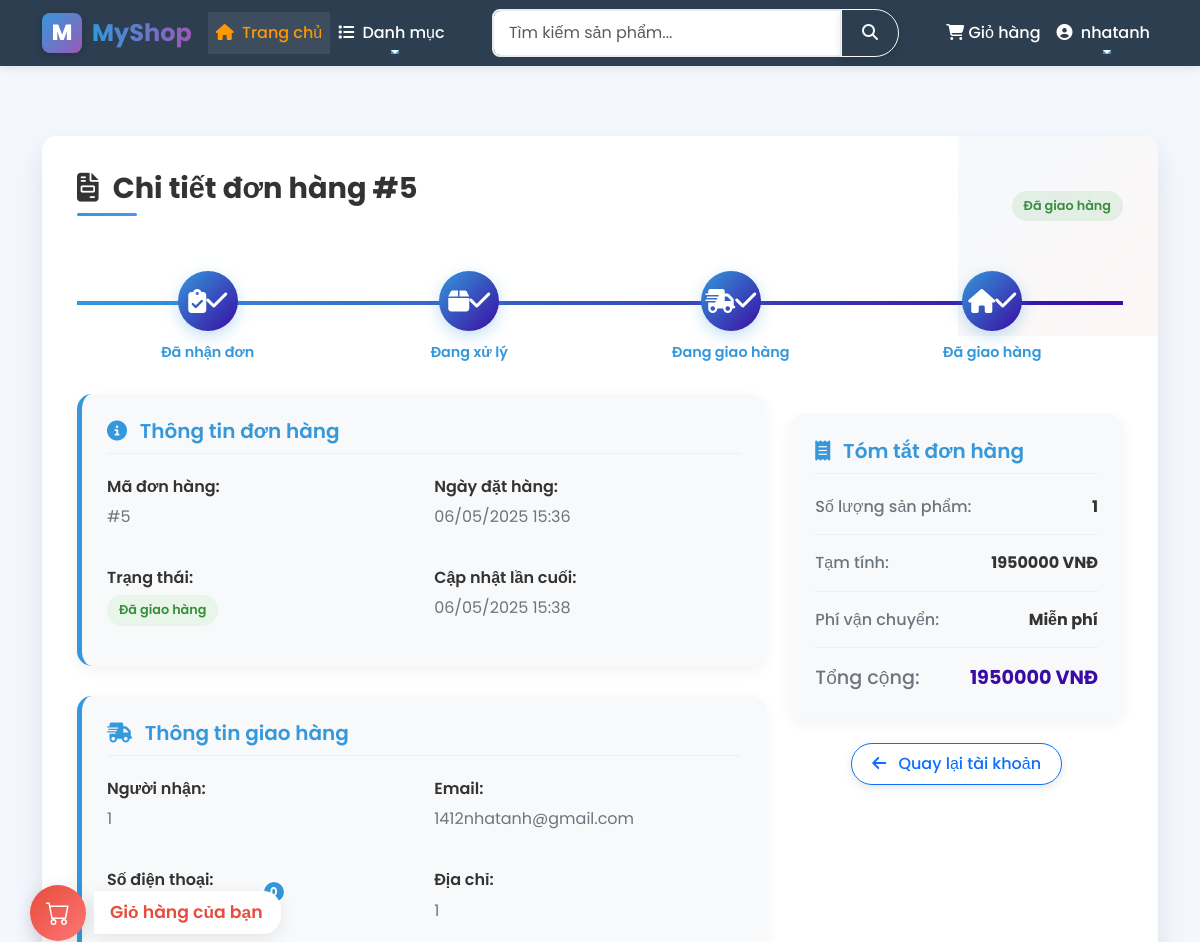
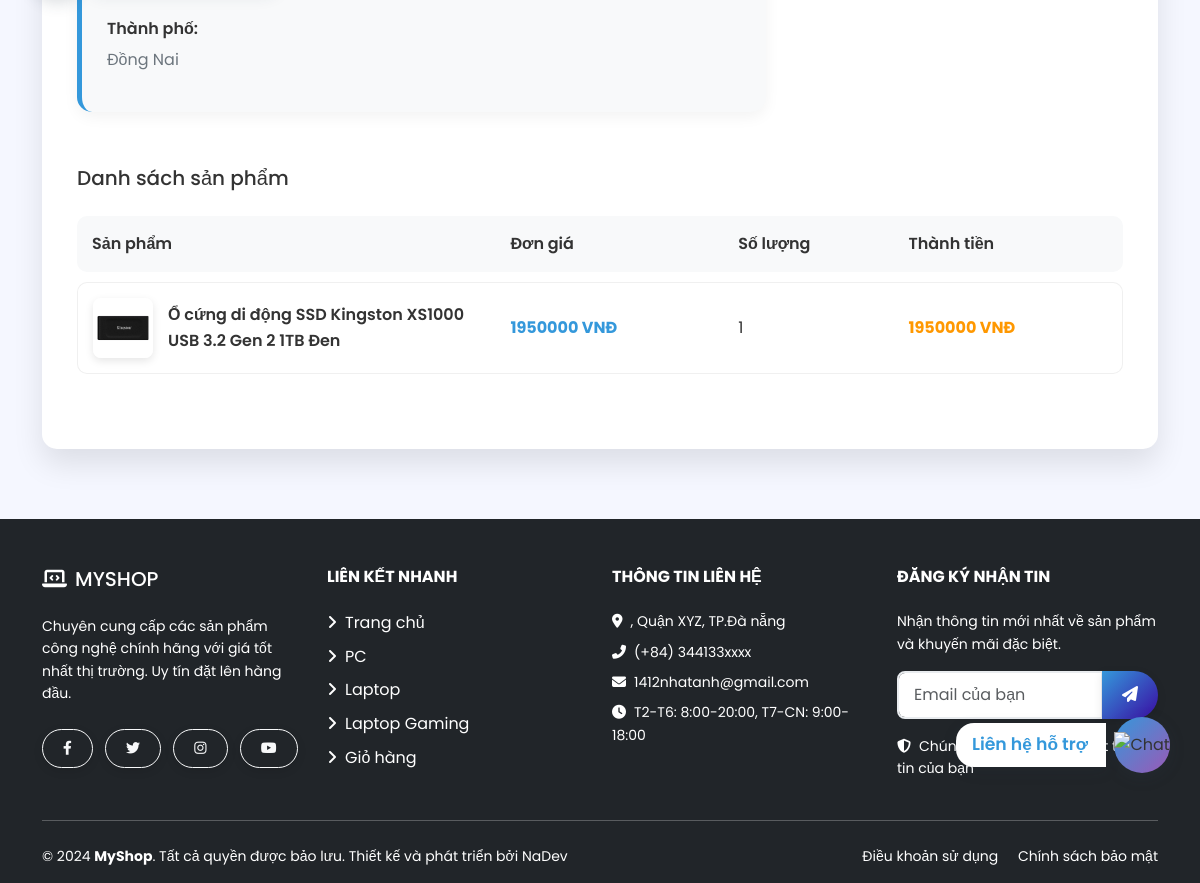
The page /order/5/ (signed in) on the database its author committed (2 pictures, top to bottom).
### shop/models.py (models this page shows, shortened)
class Order(models.Model):
    STATUS_CHOICES = (
        ('pending', 'Chờ xác nhận'),
        ('processing', 'Đang xử lý'),
        ('shipped', 'Đang giao hàng'),
        ('delivered', 'Đã giao hàng'),
        ('cancelled', 'Đã hủy'),
    )
    user = models.ForeignKey(User, on_delete=models.CASCADE, related_name='orders')
    full_name = models.CharField(max_length=100)
    email = models.EmailField()
    phone = models.CharField(max_length=15)
    address = models.TextField()
    city = models.CharField(max_length=100)
    status = models.CharField(max_length=20, choices=STATUS_CHOICES, default='pending')
    total_amount = models.DecimalField(max_digits=12, decimal_places=2)
    created_at = models.DateTimeField(auto_now_add=True)
    updated_at = models.DateTimeField(auto_now=True)
    class Meta:
        ordering = ['-created_at']
    @property
    def get_status_display_vi(self):
        status_map = dict(self.STATUS_CHOICES)
        return status_map.get(self.status, self.status)

class OrderItem(models.Model):
    order = models.ForeignKey(Order, on_delete=models.CASCADE, related_name='items')
    product = models.ForeignKey(Product, on_delete=models.SET_NULL, null=True)
    product_name = models.CharField(max_length=200)  # Lưu tên sản phẩm để phòng trường hợp sản phẩm bị xóa
    product_price = models.DecimalField(max_digits=10, decimal_places=2)  # Lưu giá sản phẩm tại thời điểm mua
    quantity = models.PositiveIntegerField(default=1)
    @property
    def get_total(self):
        return self.product_price * self.quantity

class Product(models.Model):
    CATEGORY_CHOICES = [
        ('PC', 'PC'),
        ('Laptop', 'Laptop'),
        ('Laptop Gaming', 'Laptop Gaming'),
        ('Laptop office', 'Laptop Văn Phòng'),
        ('phụ kiện máy tính', 'Phụ kiện máy tính'),
    ]
    name = models.CharField(max_length=200)
    category = models.CharField(max_length=20, choices=CATEGORY_CHOICES)
    price = models.DecimalField(max_digits=10, decimal_places=2)
    description = models.TextField()
    image = models.ImageField(upload_to='products/')
    created_at = models.DateTimeField(auto_now_add=True)
    colors = models.CharField(max_length=200, blank=True, help_text="Các màu sắc, phân cách bằng dấu phẩy")
    rating = models.DecimalField(max_digits=3, decimal_places=1, default=0.0,
                               help_text="Đánh giá trung bình (0.0-5.0)")
    rating_count = models.IntegerField(default=0, help_text="Số lượng đánh giá")

### shop/views.py (the view)
# urls.py: path('order/<int:order_id>/', order_detail, name='order_detail'),
@login_required(login_url='login')
def order_detail(request, order_id):
    order = get_object_or_404(Order, id=order_id, user=request.user)
    order_items = OrderItem.objects.filter(order=order)
    context = {
        'order': order,
        'order_items': order_items,
    }
    return render(request, 'shop/order_detail.html', context)

### shop/templates/shop/order_detail.html (shortened to what this page needs)
{% extends 'shop/base.html' %}
{% load static %}
{% block content %}
<div class="order-detail-section">
    <div class="d-flex justify-content-between align-items-center mb-4">
        <h1 class="page-title">
            <i class="fas fa-file-invoice me-2"></i> Chi tiết đơn hàng #{{ order.id }}
        </h1>
        <span class="status-badge status-{{ order.status }}">
            {{ order.get_status_display_vi }}
        </span>
    </div>
    <div class="progress-track-container">
        <div class="progress-track">
            <div class="progress-line" id="progress-line"></div>
            <div class="progress-step {% if order.status == 'pending' or order.status == 'processing' or order.status == 'shipped' or order.status == 'delivered' %}active{% endif %} {% if order.status == 'processing' or order.status == 'shipped' or order.status == 'delivered' %}completed{% endif %}" data-step="1">
                <div class="progress-step-icon">
                    <i class="fas fa-clipboard-check"></i>
                </div>
                <div class="progress-step-text">Đã nhận đơn</div>
            </div>
            <div class="progress-step {% if order.status == 'processing' or order.status == 'shipped' or order.status == 'delivered' %}active{% endif %} {% if order.status == 'shipped' or order.status == 'delivered' %}completed{% endif %}" data-step="2">
                <div class="progress-step-icon">
                    <i class="fas fa-box"></i>
                </div>
                <div class="progress-step-text">Đang xử lý</div>
            </div>
            <div class="progress-step {% if order.status == 'shipped' or order.status == 'delivered' %}active{% endif %} {% if order.status == 'delivered' %}completed{% endif %}" data-step="3">
                <div class="progress-step-icon">
                    <i class="fas fa-shipping-fast"></i>
                </div>
                <div class="progress-step-text">Đang giao hàng</div>
            </div>
            <div class="progress-step {% if order.status == 'delivered' %}active completed{% endif %}" data-step="4">
                <div class="progress-step-icon">
                    <i class="fas fa-home"></i>
                </div>
                <div class="progress-step-text">Đã giao hàng</div>
            </div>
        </div>
    </div>
    <div class="row">
        <div class="col-lg-8">
            <div class="order-info-card">
                <h5 class="order-info-title">
                    <i class="fas fa-info-circle me-2"></i> Thông tin đơn hàng
                </h5>
                <div class="info-grid">
                    <div class="info-item">
                        <span class="info-label">Mã đơn hàng:</span>
                        <span class="info-value">#{{ order.id }}</span>
                    </div>
                    <div class="info-item">
                        <span class="info-label">Ngày đặt hàng:</span>
                        <span class="info-value">{{ order.created_at|date:"d/m/Y H:i" }}</span>
                    </div>
                    <div class="info-item">
                        <span class="info-label">Trạng thái:</span>
                        <span class="status-badge status-{{ order.status }}">
                            {{ order.get_status_display_vi }}
                        </span>
                    </div>
                    <div class="info-item">
                        <span class="info-label">Cập nhật lần cuối:</span>
                        <span class="info-value">{{ order.updated_at|date:"d/m/Y H:i" }}</span>
                    </div>
                </div>
            </div>
            <div class="order-info-card">
                <h5 class="order-info-title">
                    <i class="fas fa-shipping-fast me-2"></i> Thông tin giao hàng
                </h5>
                <div class="info-grid">
                    <div class="info-item">
                        <span class="info-label">Người nhận:</span>
                        <span class="info-value">{{ order.full_name }}</span>
                    </div>
                    <div class="info-item">
                        <span class="info-label">Email:</span>
                        <span class="info-value">{{ order.email }}</span>
                    </div>
                    <div class="info-item">
                        <span class="info-label">Số điện thoại:</span>
                        <span class="info-value">{{ order.phone }}</span>
                    </div>
                    <div class="info-item">
                        <span class="info-label">Địa chỉ:</span>
                        <span class="info-value">{{ order.address }}</span>
                    </div>
                    <div class="info-item">
                        <span class="info-label">Thành phố:</span>
                        <span class="info-value">{{ order.city }}</span>
                    </div>
                </div>
            </div>
        </div>
        <div class="col-lg-4">
            <div class="order-summary">
                <h5 class="order-info-title">
                    <i class="fas fa-receipt me-2"></i> Tóm tắt đơn hàng
                </h5>
                <div class="summary-item">
                    <div class="summary-label">Số lượng sản phẩm:</div>
                    <div class="summary-value">{{ order_items.count }}</div>
                </div>
                <div class="summary-item">
                    <div class="summary-label">Tạm tính:</div>
                    <div class="summary-value">{{ order.total_amount|floatformat:0 }} VNĐ</div>
                </div>
                <div class="summary-item">
                    <div class="summary-label">Phí vận chuyển:</div>
                    <div class="summary-value">Miễn phí</div>
                </div>
                <div class="summary-item total-row">
                    <div class="summary-label">Tổng cộng:</div>
                    <div class="summary-value">{{ order.total_amount|floatformat:0 }} VNĐ</div>
                </div>
            </div>
            <div class="text-center mt-4">
                <a href="{% url 'user_account' %}" class="btn btn-outline-primary">
                    <i class="fas fa-arrow-left me-2"></i> Quay lại tài khoản
                </a>
            </div>
        </div>
    </div>
    <h5 class="mt-4 mb-3">Danh sách sản phẩm</h5>
    <div class="table-responsive">
        <table class="products-table">
            <thead>
                <tr>
                    <th style="width: 40%;">Sản phẩm</th>
                    <th>Đơn giá</th>
                    <th>Số lượng</th>
                    <th>Thành tiền</th>
                </tr>
            </thead>
            <tbody>
                {% for item in order_items %}
                <tr>
                    <td>
                        <div class="product-info">
                            {% if item.product and item.product.image %}
                                <img src="{{ item.product.image.url }}" alt="{{ item.product_name }}" class="product-img">
                            {% else %}
                                <img src="{% static 'images/default-product.png' %}" alt="{{ item.product_name }}" class="product-img">
                            {% endif %}
                            <span class="product-name">{{ item.product_name }}</span>
                        </div>
                    </td>
                    <td class="price">{{ item.product_price|floatformat:0 }} VNĐ</td>
                    <td>{{ item.quantity }}</td>
                    <td class="total-price">{{ item.get_total|floatformat:0 }} VNĐ</td>
                </tr>
                {% endfor %}
            </tbody>
        </table>
    </div>
</div>
{% endblock %}

### shop/templates/shop/includes/navbar.html (shortened to what this page needs)
{% load static %}
<nav class="navbar navbar-expand-lg sticky-top navbar-dark bg-dark">
    <div class="container">
        <a class="navbar-brand d-flex align-items-center" href="{% url 'home' %}">
            <div class="logo-container d-flex align-items-center justify-content-center" style="background: linear-gradient(135deg, #3498db, #9b59b6); width: 40px; height: 40px; border-radius: 8px; margin-right: 10px; box-shadow: 0 2px 8px rgba(0,0,0,0.2); transition: transform 0.3s;">
                <span style="font-weight: 800; color: white; font-size: 22px;">M</span>
            </div>
            <span style="font-weight: 700; font-size: 1.5rem; color: #fff; background: linear-gradient(90deg, #3498db, #9b59b6); -webkit-background-clip: text; -webkit-text-fill-color: transparent;">MyShop</span>
        </a>
        <div class="collapse navbar-collapse" id="navbarMain">
            <ul class="navbar-nav me-auto mb-2 mb-lg-0">
                <li class="nav-item">
                    <a class="nav-link active" href="{% url 'home' %}">
                        <i class="fas fa-home me-1"></i> Trang chủ
                    </a>
                </li>
                <li class="nav-item dropdown">
                    <a class="nav-link dropdown-toggle" href="#" id="navbarDropdown" role="button" data-bs-toggle="dropdown" aria-expanded="false">
                        <i class="fas fa-list me-1"></i> Danh mục
                    </a>
                </li>
            </ul>
            <form class="d-flex mx-auto" action="{% url 'product_list' %}" method="get">
                <div class="input-group">
                    <input class="form-control search-input" type="search" placeholder="Tìm kiếm sản phẩm..." aria-label="Search" name="search" value="{% if search %}{{ search }}{% endif %}">
                    <button class="btn btn-outline-light" type="submit">
                        <i class="fas fa-search"></i>
                    </button>
                </div>
            </form>
            <ul class="navbar-nav ms-auto mb-2 mb-lg-0">
                <li class="nav-item">
                    <a class="nav-link position-relative cart-link" href="{% url 'view_cart' %}">
                        <i class="fas fa-shopping-cart"></i> Giỏ hàng
                    </a>
                </li>
                {% if user.is_authenticated %}
                    <li class="nav-item dropdown">
                        <a class="nav-link dropdown-toggle user-link" href="#" id="userDropdown" role="button" data-bs-toggle="dropdown" aria-expanded="false">
                            <i class="fas fa-user-circle me-1"></i> {{ user.username }}
                        </a>
                    </li>
                {% endif %}
            </ul>
        </div>
    </div>
</nav>

### shop/templates/shop/includes/navbar.html (style rules this page uses)
:root { --primary-color: #3498db; --accent-color: #ff9800; --secondary-color: #2c3e50; --light-bg: #f8f9fa; }
.navbar, .navbar-brand { background: #2c3e50 !important; color: #fff !important; }
.navbar .nav-link, .navbar .dropdown-item, .navbar .navbar-brand { color: #fff !important; }
.navbar .nav-link.active, .navbar .nav-link:hover, .navbar .dropdown-item:hover { color: #ff9800 !important; background: rgba(255,255,255,0.08) !important; }
.search-input { border-top-right-radius: 0; border-bottom-right-radius: 0; min-width: 300px; }

### rows shown on the page
Order: id "5", get_status_display_vi "Đã giao hàng", created_at "06/05/2025 15:36", updated_at "06/05/2025 15:38", full_name "1", email "1412nhatanh@gmail.com", address "1", city "Đồng Nai", total_amount "1950000"
OrderItem: product.image (picture), product_name "Ổ cứng di động SSD Kingston XS1000 USB 3.2 Gen 2 1TB Đen", product_price "1950000", quantity "1", get_total "1950000"

### other values the page prints
{{ user.username }} "nhatanh"
{{ order_items.count }} "1"
